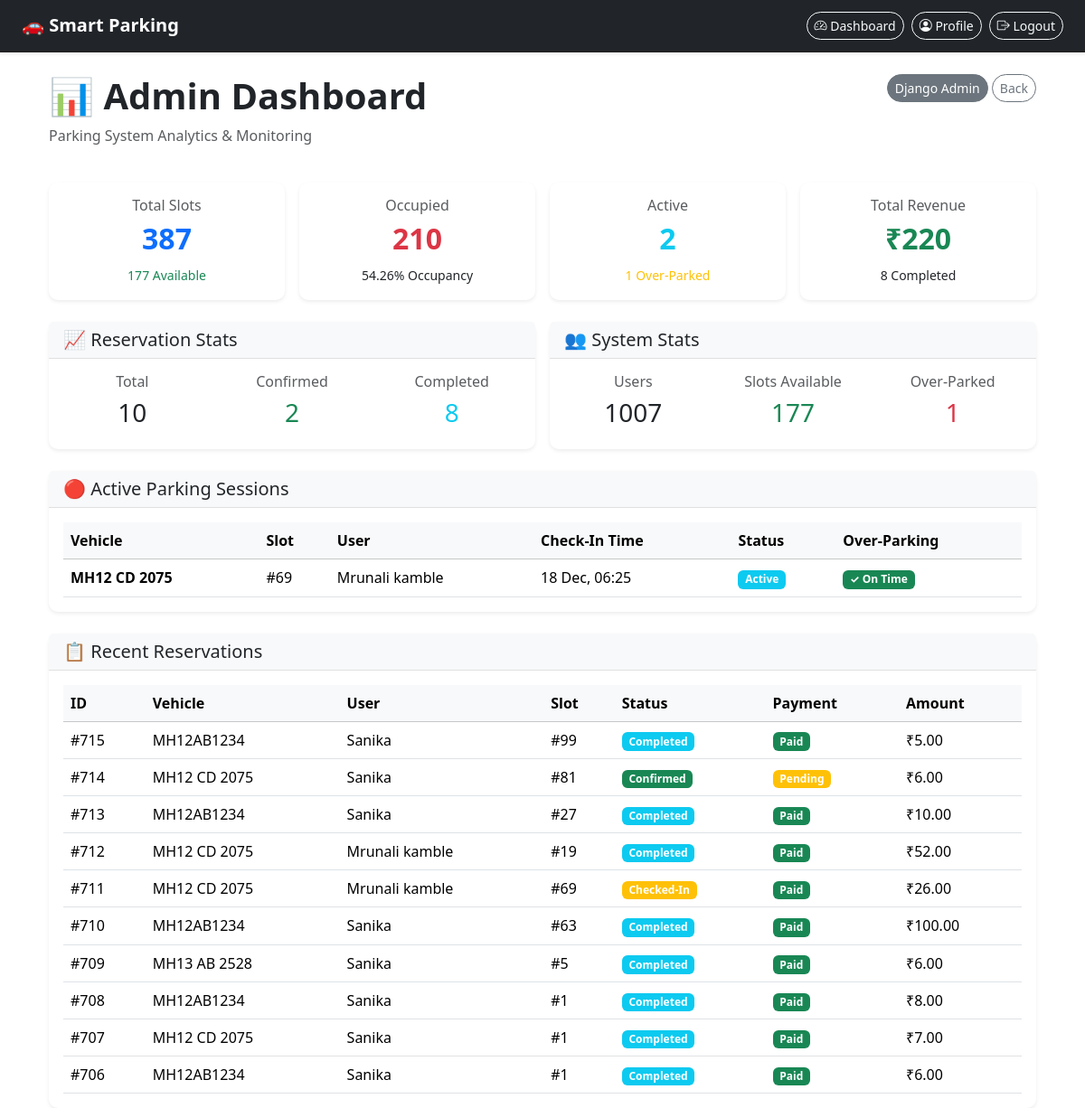
/admin-dashboard/ (signed in), run on the app's committed database.
### parking_app/models.py (models this page shows, shortened)
class ParkingMonitor(models.Model):
    MONITORING_STATUS = [
        ('Active', 'Active'),
        ('Completed', 'Completed'),
        ('Alert-Over-Parking', 'Alert-Over-Parking'),
        ('Cancelled', 'Cancelled'),
    ]
    reservation = models.OneToOneField(Reservation, on_delete=models.CASCADE, related_name='monitor')
    start_monitoring = models.DateTimeField(auto_now_add=True)
    last_check = models.DateTimeField(null=True, blank=True)
    status = models.CharField(max_length=30, choices=MONITORING_STATUS, default='Active')
    over_parking_detected = models.BooleanField(default=False)
    over_parking_duration_minutes = models.IntegerField(default=0)
    security_alert_sent = models.BooleanField(default=False)
    over_parking_charged = models.BooleanField(default=False)
    over_parking_charge = models.DecimalField(max_digits=10, decimal_places=2, default=0.00)

class Reservation(models.Model):
    PAYMENT_CHOICES = [
        ('Pending', 'Pending'),
        ('Paid', 'Paid'),
        ('Failed', 'Failed'),
    ]
    STATUS_CHOICES = [
        ('Pending', 'Pending'),
        ('Confirmed', 'Confirmed'),
        ('Cancelled', 'Cancelled'),
        ('Completed', 'Completed'),
        ('Active', 'Active'),
        ('Checked-In', 'Checked-In'),
        ('Over-Parked', 'Over-Parked'),
    ]
    user = models.ForeignKey(User, on_delete=models.CASCADE)
    slot_number = models.CharField(max_length=10)
    vehicle_number = models.CharField(max_length=20)
    vehicle_type = models.CharField(max_length=20, default='car')
    reservation_time = models.DateTimeField(auto_now_add=True)
    start_time = models.DateTimeField(null=True, blank=True)
    end_time = models.DateTimeField(null=True, blank=True)
    actual_checkout_time = models.DateTimeField(null=True, blank=True)
    amount = models.DecimalField(max_digits=7, decimal_places=2, default=0.00)
    over_parking_charges = models.DecimalField(max_digits=7, decimal_places=2, default=0.00)
    payment_status = models.CharField(max_length=10, choices=PAYMENT_CHOICES, default='Pending')
    status = models.CharField(max_length=15, choices=STATUS_CHOICES, default='Pending')
    qr_code = models.CharField(max_length=255, blank=True, null=True)
    created_at = models.DateTimeField(auto_now_add=True)
    checked_in_at = models.DateTimeField(null=True, blank=True)
    is_over_parked = models.BooleanField(default=False)

### parking_app/views.py (the view)
# urls.py: path('admin-dashboard/', views.admin_dashboard, name='admin_dashboard'),
@login_required
def admin_dashboard(request):
    if not request.user.is_staff:
        messages.error(request, "❌ Admin access only!")
        return redirect("dashboard")
    total_reservations = Reservation.objects.count()
    active_reservations = Reservation.objects.filter(status__in=["Confirmed", "Checked-In"]).count()
    completed_reservations = Reservation.objects.filter(status="Completed").count()
    over_parked = Reservation.objects.filter(is_over_parked=True).count()
    total_slots = ParkingSlot.objects.count()
    occupied_slots = ParkingSlot.objects.filter(is_occupied=True).count()
    available_slots = total_slots - occupied_slots
    total_users = User.objects.count()
    total_revenue = Reservation.objects.filter(payment_status="Paid").aggregate(total=models.Sum('amount'))['total'] or 0
    recent_reservations = Reservation.objects.all().order_by('-created_at')[:10]
    active_monitors = ParkingMonitor.objects.filter(status="Active").select_related('reservation')
    context = {
        'total_reservations': total_reservations,
        'active_reservations': active_reservations,
        'completed_reservations': completed_reservations,
        'over_parked': over_parked,
        'total_slots': total_slots,
        'occupied_slots': occupied_slots,
        'available_slots': available_slots,
        'occupancy_rate': round((occupied_slots / max(1, total_slots)) * 100, 2),
        'total_users': total_users,
        'total_revenue': total_revenue,
        'recent_reservations': recent_reservations,
        'active_monitors': active_monitors,
    }
    return render(request, "parking_app/admin_dashboard.html", context)

### parking_app/templates/parking_app/admin_dashboard.html (shortened to what this page needs)
{% extends 'parking_app/base.html' %}
{% block content %}
<div class="container-fluid mt-4">
  <div class="row mb-4">
    <div class="col-md-8">
      <h1 class="fw-bold">📊 Admin Dashboard</h1>
      <p class="text-muted">Parking System Analytics & Monitoring</p>
    </div>
    <div class="col-md-4 text-end">
      <a href="{% url 'admin:index' %}" class="btn btn-secondary btn-sm">Django Admin</a>
      <a href="{% url 'dashboard' %}" class="btn btn-outline-secondary btn-sm">Back</a>
    </div>
  </div>
  <div class="row mb-4 g-3">
    <div class="col-md-3">
      <div class="card border-0 shadow-sm">
        <div class="card-body text-center">
          <h6 class="text-muted mb-2">Total Slots</h6>
          <h2 class="text-primary">{{ total_slots }}</h2>
          <small class="text-success">{{ available_slots }} Available</small>
        </div>
      </div>
    </div>
    <div class="col-md-3">
      <div class="card border-0 shadow-sm">
        <div class="card-body text-center">
          <h6 class="text-muted mb-2">Occupied</h6>
          <h2 class="text-danger">{{ occupied_slots }}</h2>
          <small>{{ occupancy_rate }}% Occupancy</small>
        </div>
      </div>
    </div>
    <div class="col-md-3">
      <div class="card border-0 shadow-sm">
        <div class="card-body text-center">
          <h6 class="text-muted mb-2">Active</h6>
          <h2 class="text-info">{{ active_reservations }}</h2>
          <small class="text-warning">{{ over_parked }} Over-Parked</small>
        </div>
      </div>
    </div>
    <div class="col-md-3">
      <div class="card border-0 shadow-sm">
        <div class="card-body text-center">
          <h6 class="text-muted mb-2">Total Revenue</h6>
          <h2 class="text-success">₹{{ total_revenue }}</h2>
          <small>{{ completed_reservations }} Completed</small>
        </div>
      </div>
    </div>
  </div>
  <div class="row mb-4 g-3">
    <div class="col-md-6">
      <div class="card border-0 shadow-sm">
        <div class="card-header bg-light">
          <h5 class="mb-0">📈 Reservation Stats</h5>
        </div>
        <div class="card-body">
          <div class="row text-center">
            <div class="col">
              <h6 class="text-muted">Total</h6>
              <h3>{{ total_reservations }}</h3>
            </div>
            <div class="col">
              <h6 class="text-muted">Confirmed</h6>
              <h3 class="text-success">{{ active_reservations }}</h3>
            </div>
            <div class="col">
              <h6 class="text-muted">Completed</h6>
              <h3 class="text-info">{{ completed_reservations }}</h3>
            </div>
          </div>
        </div>
      </div>
    </div>
    <div class="col-md-6">
      <div class="card border-0 shadow-sm">
        <div class="card-header bg-light">
          <h5 class="mb-0">👥 System Stats</h5>
        </div>
        <div class="card-body">
          <div class="row text-center">
            <div class="col">
              <h6 class="text-muted">Users</h6>
              <h3>{{ total_users }}</h3>
            </div>
            <div class="col">
              <h6 class="text-muted">Slots Available</h6>
              <h3 class="text-success">{{ available_slots }}</h3>
            </div>
            <div class="col">
              <h6 class="text-muted">Over-Parked</h6>
              <h3 class="text-danger">{{ over_parked }}</h3>
            </div>
          </div>
        </div>
      </div>
    </div>
  </div>
  <div class="row mb-4">
    <div class="col-12">
      <div class="card border-0 shadow-sm">
        <div class="card-header bg-light">
          <h5 class="mb-0">🔴 Active Parking Sessions</h5>
        </div>
        <div class="card-body">
          {% if active_monitors %}
            <div class="table-responsive">
              <table class="table table-hover mb-0">
                <thead class="table-light">
                  <tr>
                    <th>Vehicle</th>
                    <th>Slot</th>
                    <th>User</th>
                    <th>Check-In Time</th>
                    <th>Status</th>
                    <th>Over-Parking</th>
                  </tr>
                </thead>
                <tbody>
                  {% for monitor in active_monitors %}
                  <tr>
                    <td><strong>{{ monitor.reservation.vehicle_number }}</strong></td>
                    <td>#{{ monitor.reservation.slot_number }}</td>
                    <td>{{ monitor.reservation.user.first_name|default:monitor.reservation.user.username }}</td>
                    <td>{{ monitor.reservation.checked_in_at|date:"d M, H:i" }}</td>
                    <td><span class="badge bg-info">{{ monitor.status }}</span></td>
                    <td>
                      {% if monitor.over_parking_detected %}
                        <span class="badge bg-danger">{{ monitor.over_parking_duration_minutes }}m</span>
                      {% else %}
                        <span class="badge bg-success">✓ On Time</span>
                      {% endif %}
                    </td>
                  </tr>
                  {% endfor %}
                </tbody>
              </table>
            </div>
          {% else %}
            <p class="text-muted text-center mb-0">No active parking sessions</p>
          {% endif %}
        </div>
      </div>
    </div>
  </div>
  <div class="row">
    <div class="col-12">
      <div class="card border-0 shadow-sm">
        <div class="card-header bg-light">
          <h5 class="mb-0">📋 Recent Reservations</h5>
        </div>
        <div class="card-body">
          {% if recent_reservations %}
            <div class="table-responsive">
              <table class="table table-hover mb-0">
                <thead class="table-light">
                  <tr>
                    <th>ID</th>
                    <th>Vehicle</th>
                    <th>User</th>
                    <th>Slot</th>
                    <th>Status</th>
                    <th>Payment</th>
                    <th>Amount</th>
                  </tr>
                </thead>
                <tbody>
                  {% for res in recent_reservations %}
                  <tr>
                    <td>#{{ res.id }}</td>
                    <td>{{ res.vehicle_number }}</td>
                    <td>{{ res.user.first_name|default:res.user.username }}</td>
                    <td>#{{ res.slot_number }}</td>
                    <td>
                      {% if res.status == "Confirmed" %}
                        <span class="badge bg-success">{{ res.status }}</span>
                      {% elif res.status == "Completed" %}
                        <span class="badge bg-info">{{ res.status }}</span>
                      {% elif res.status == "Cancelled" %}
                        <span class="badge bg-danger">{{ res.status }}</span>
                      {% else %}
                        <span class="badge bg-warning">{{ res.status }}</span>
                      {% endif %}
                    </td>
                    <td>
                      {% if res.payment_status == "Paid" %}
                        <span class="badge bg-success">{{ res.payment_status }}</span>
                      {% else %}
                        <span class="badge bg-warning">{{ res.payment_status }}</span>
                      {% endif %}
                    </td>
                    <td>₹{{ res.amount }}</td>
                  </tr>
                  {% endfor %}
                </tbody>
              </table>
            </div>
          {% else %}
            <p class="text-muted text-center mb-0">No reservations yet</p>
          {% endif %}
        </div>
      </div>
    </div>
  </div>
</div>
{% endblock %}

### parking_app/static/css/style.css (style rules this page uses)
body { font-family: "Poppins", sans-serif; background: #f2f5f9; }
.btn { border-radius: 30px !important; }
.container h2 { color: #333; font-weight: 600; }

### parking_app/templates/parking_app/admin_dashboard.html (style rules this page uses)
.card { border-radius: 10px; transition: transform 0.2s; }
.card-header { border-bottom: 1px solid #e0e0e0; border-radius: 10px 10px 0 0; }

### data on the page
ParkingMonitor: reservation.vehicle_number "MH12 CD 2075", reservation.slot_number "69", reservation.user.first_name "Mrunali kamble", reservation.checked_in_at "18 Dec, 06:25", status "Active", over_parking_detected "✓ On Time"
Reservation: id "715", vehicle_number "MH12AB1234", user.first_name "Sanika", slot_number "99", status "Completed", payment_status "Paid", amount "5.00"
Reservation: id "714", vehicle_number "MH12 CD 2075", user.first_name "Sanika", slot_number "81", status "Confirmed", payment_status "Pending", amount "6.00"
Reservation: id "713", vehicle_number "MH12AB1234", user.first_name "Sanika", slot_number "27", status "Completed", payment_status "Paid", amount "10.00"
Reservation: id "712", vehicle_number "MH12 CD 2075", user.first_name "Mrunali kamble", slot_number "19", status "Completed", payment_status "Paid", amount "52.00"
Reservation: id "711", vehicle_number "MH12 CD 2075", user.first_name "Mrunali kamble", slot_number "69", status "Checked-In", payment_status "Paid", amount "26.00"
Reservation: id "710", vehicle_number "MH12AB1234", user.first_name "Sanika", slot_number "63", status "Completed", payment_status "Paid", amount "100.00"
Reservation: id "709", vehicle_number "MH13 AB 2528", user.first_name "Sanika", slot_number "5", status "Completed", payment_status "Paid", amount "6.00"
Reservation: id "708", vehicle_number "MH12AB1234", user.first_name "Sanika", slot_number "1", status "Completed", payment_status "Paid", amount "8.00"
Reservation: id "707", vehicle_number "MH12 CD 2075", user.first_name "Sanika", slot_number "1", status "Completed", payment_status "Paid", amount "7.00"
Reservation: id "706", vehicle_number "MH12AB1234", user.first_name "Sanika", slot_number "1", status "Completed", payment_status "Paid", amount "6.00"

### other printed values
{{ total_slots }} "387"
{{ available_slots }} "177"
{{ occupied_slots }} "210"
{{ occupancy_rate }} "54.26"
{{ active_reservations }} "2"
{{ over_parked }} "1"
{{ total_revenue }} "220"
{{ completed_reservations }} "8"
{{ total_reservations }} "10"
{{ total_users }} "1007"
